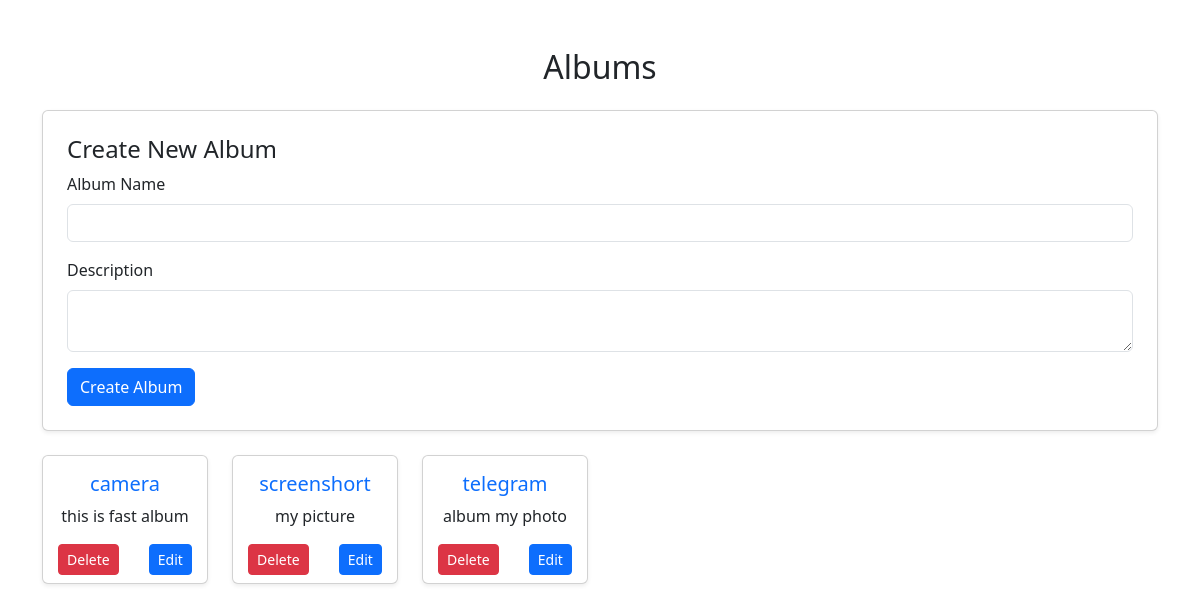
The app's page /album_list/, older data.
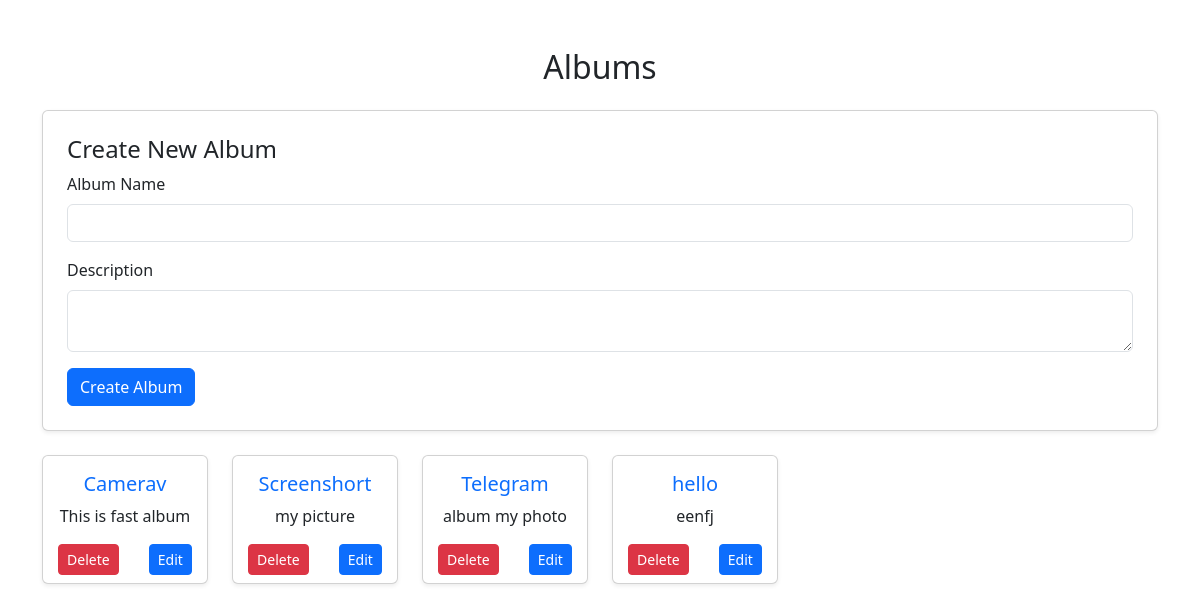
The same page, newer data.
### newApp/models.py (models this page shows, shortened)
class Album(models.Model):
    name = models.CharField(max_length=255, unique=True)
    description = models.TextField(blank=True, null=True)
    created_at = models.DateTimeField(auto_now_add=True)

### newApp/views.py (the view)
# urls.py: path('album_list/', album_list, name='album_list'),
def album_list(request):
    albums = Album.objects.all()
    if request.method == "POST":
        name = request.POST.get("name")
        description = request.POST.get("description")
        if name:
            Album.objects.create(name=name, description=description)
            return redirect("album_list")
    return render(request, "album_list.html", {"albums": albums})

### newApp/templates/album_list.html (shortened to what this page needs)
<!DOCTYPE html>
<html lang="en">
<head>
    <link href="https://cdn.jsdelivr.net/npm/bootstrap@5.3.3/dist/css/bootstrap.min.css" rel="stylesheet">
</head>
<body>
    <div class="container mt-5">
        <h2 class="text-center">Albums</h2>
        <div class="card p-4 my-4 shadow-sm">
            <h4>Create New Album</h4>
            <form method="POST">
                <div class="mb-3">
                    <label class="form-label">Album Name</label>
                    <input type="text" name="name" class="form-control" required>
                </div>
                <div class="mb-3">
                    <label class="form-label">Description</label>
                    <textarea name="description" class="form-control"></textarea>
                </div>
                <button type="submit" class="btn btn-primary">Create Album</button>
            </form>
        </div>
<div class="row">
    {% for album in albums %}
    <div class="col-md-2">
        <div class="card mb-4 shadow-sm pb-2">
            <div class="card-body">
                <h5 class="card-title text-center">
                    <a href="{% url 'album_detail' album.id %}" class="text-decoration-none">
                        {{ album.name }}
                    </a>
                </h5 class="text text-center">
                <p class="card-text text-center">{{ album.description }}</p>
            </div>
            <div class="d-flex justify-content-around">
                <a href="{% url 'delete_album' album.id %}" class="btn btn-danger btn-sm">Delete</a>
                <a href="{% url 'edit_album' album.id %}" class="btn btn-primary btn-sm">Edit</a>
            </div>
        </div>
    </div>
    {% empty %}
    <p>No albums found. Create a new one!</p>
    {% endfor %}
</div>
</body>
</html>

Row changes from the older to the newer data that the page shows:
changed Album: name "camera" → "Camerav"; description "this is fast album" → "This is fast album"
changed Album "my picture": name "screenshort" → "Screenshort"
changed Album "album my photo": name "telegram" → "Telegram"
added Album: name "hello", description "eenfj"
